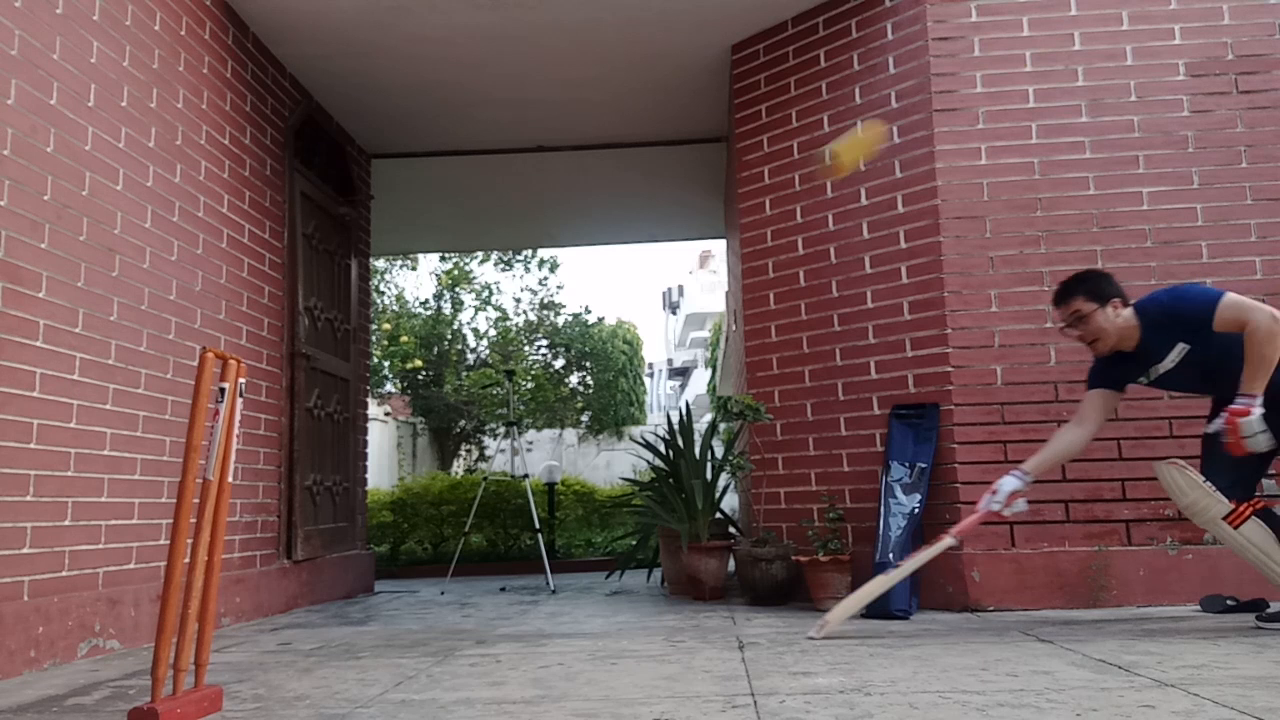
#> input picture frame 5 of New folder/motion/Review system/clip.mp4, 1280 x 720 px, given in place of the camera
$ python motion-detection1.py
#> lines starting #> are read from the running program, lines starting #| are printed output that depends on the picture; after the words box and inside, x2 and y2 are one past the last pixel; in counts of white or black regions, pixels touching at a corner belong together
import cv2
import numpy as np


def main():
    window_name="Cam feed"
    cv2.namedWindow(window_name)
    cap = cv2.VideoCapture(0)
    count=0
    filename = ('D:\sample {}.mp4'.format(count))
    count += 1
    codec=cv2.VideoWriter_fourcc('X','V','I','D')
    framerate=30
    resolution = (500,500)

    VideoFileOutput = cv2.VideoWriter(filename,codec,framerate,resolution)

    if cap.isOpened():

        ret, frame = cap.read()
#> frame is the input picture: shape (720, 1280, 3); mean B, G, R 92.3, 93, 116.1

    else:
        ret = False

    ret, frame1 = cap.read()
    ret, frame2 = cap.read()
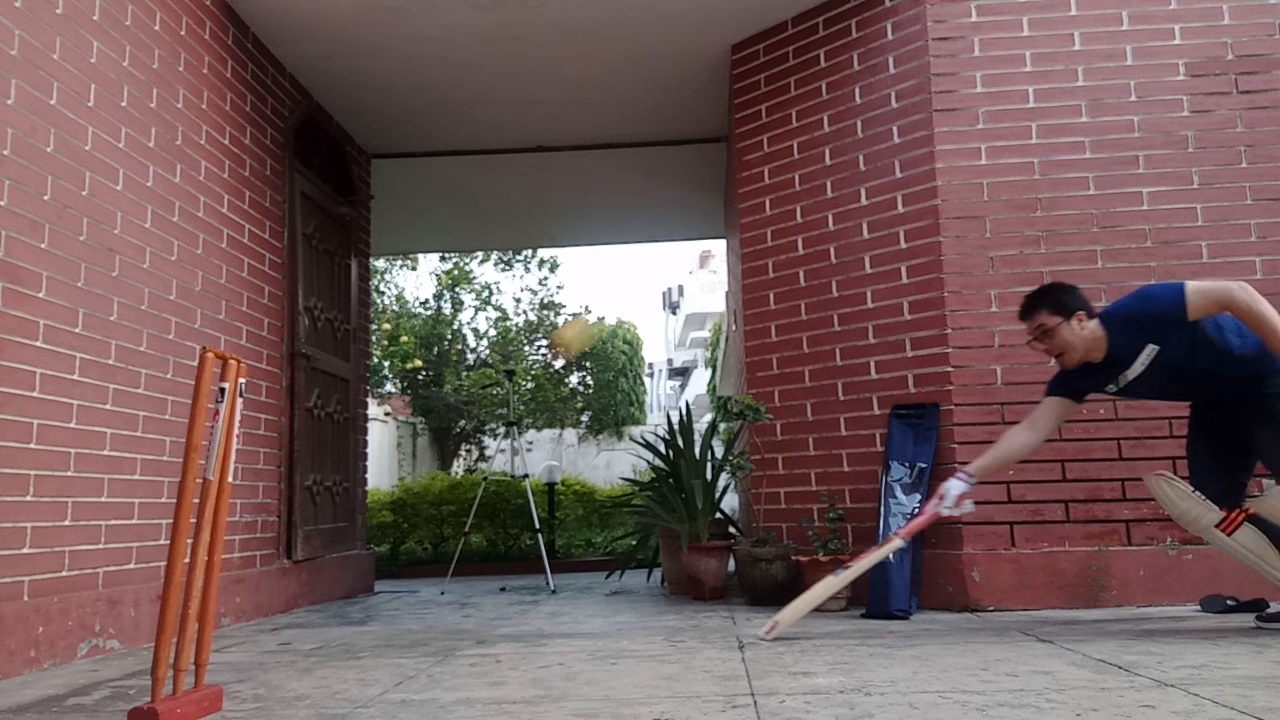
#> input picture frame 7 of New folder/motion/Review system/clip.mp4, 1280 x 720 px, given in place of the camera
#> frame2 is the input picture: shape (720, 1280, 3); mean B, G, R 91.6, 92.2, 114.9

    while ret:
        ret, frame = cap.read()
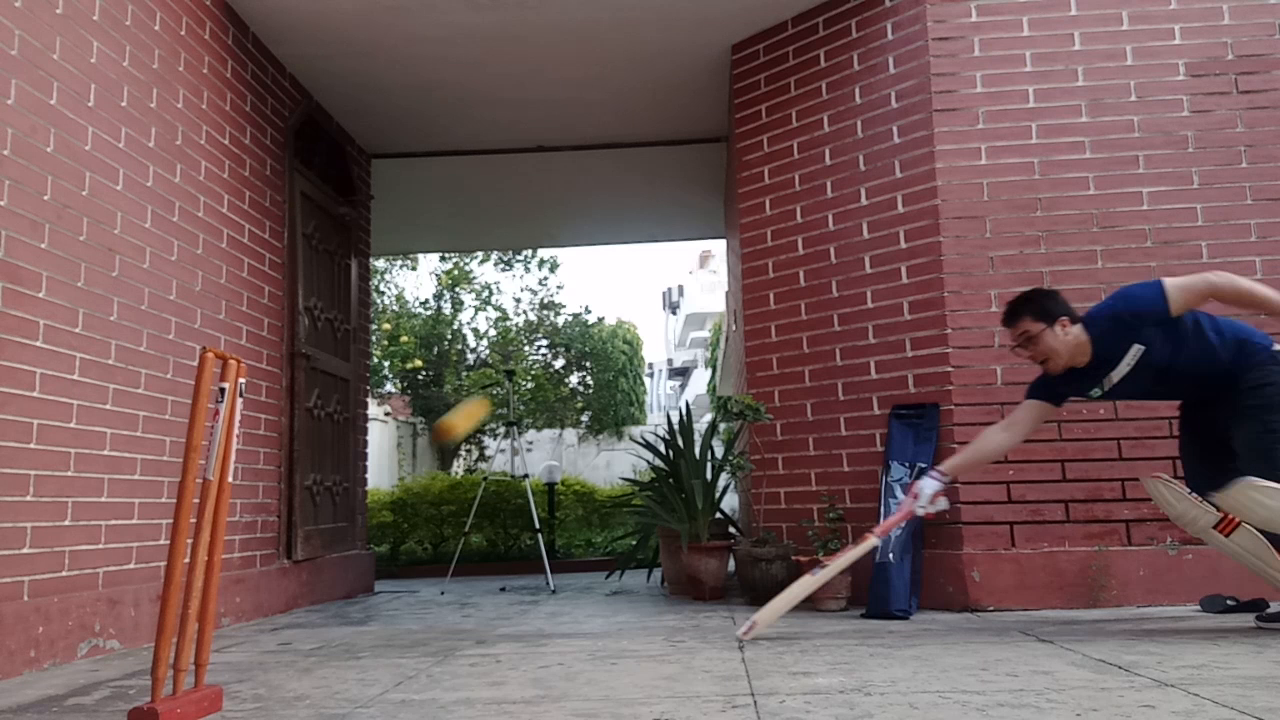
#> input picture frame 8 of New folder/motion/Review system/clip.mp4, 1280 x 720 px, given in place of the camera
#> frame is the input picture: shape (720, 1280, 3); mean B, G, R 91.6, 92.1, 114.9
        VideoFileOutput.write(frame)

        d = cv2.absdiff(frame1, frame2)

        grey = cv2.cvtColor(d, cv2.COLOR_BGR2GRAY)

        blur = cv2.GaussianBlur(grey, (5, 5), 0)
        ret, th = cv2.threshold(blur, 20, 255, cv2.THRESH_BINARY)
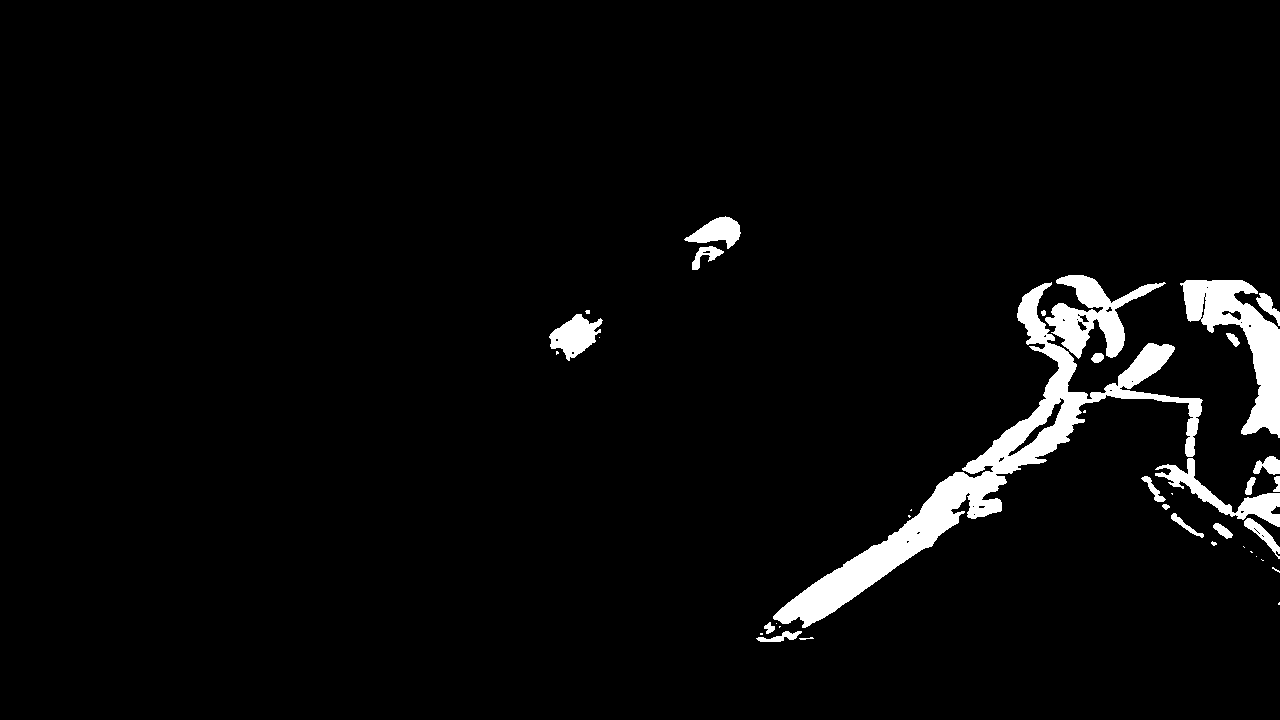
#> th: shape (720, 1280); 3.7% white; 39 white regions (17 under 20 px), largest, box (x1, y1, x2, y2) and area: (773, 282, 1203, 628) 17523, (1180, 280, 1280, 438) 5952, (1045, 275, 1166, 359) 3796
        dilated = cv2.dilate(th, np.ones((3, 3), np.uint8), iterations=3)
#> dilated: shape (720, 1280); 5.7% white; 8 white regions
        c, h = cv2.findContours(dilated, cv2.RETR_TREE, cv2.CHAIN_APPROX_SIMPLE)
#> c = 23 contours, 10 with area under 20; largest, box (x1, y1, x2, y2) and area: (753, 272, 1280, 645) 37806, (1177, 277, 1280, 441) 8252, (681, 213, 744, 273) 2198, (546, 307, 606, 364) 2140, (1208, 520, 1236, 549) 480; h = 23 rows, first 6: [1, -1, -1, -1], [2, 0, -1, -1], [3, 1, -1, -1], [4, 2, -1, -1], [5, 3, -1, -1], [10, 4, 6, -1]

        cv2.drawContours(frame1, c, -1, (0, 255, 0), 2)
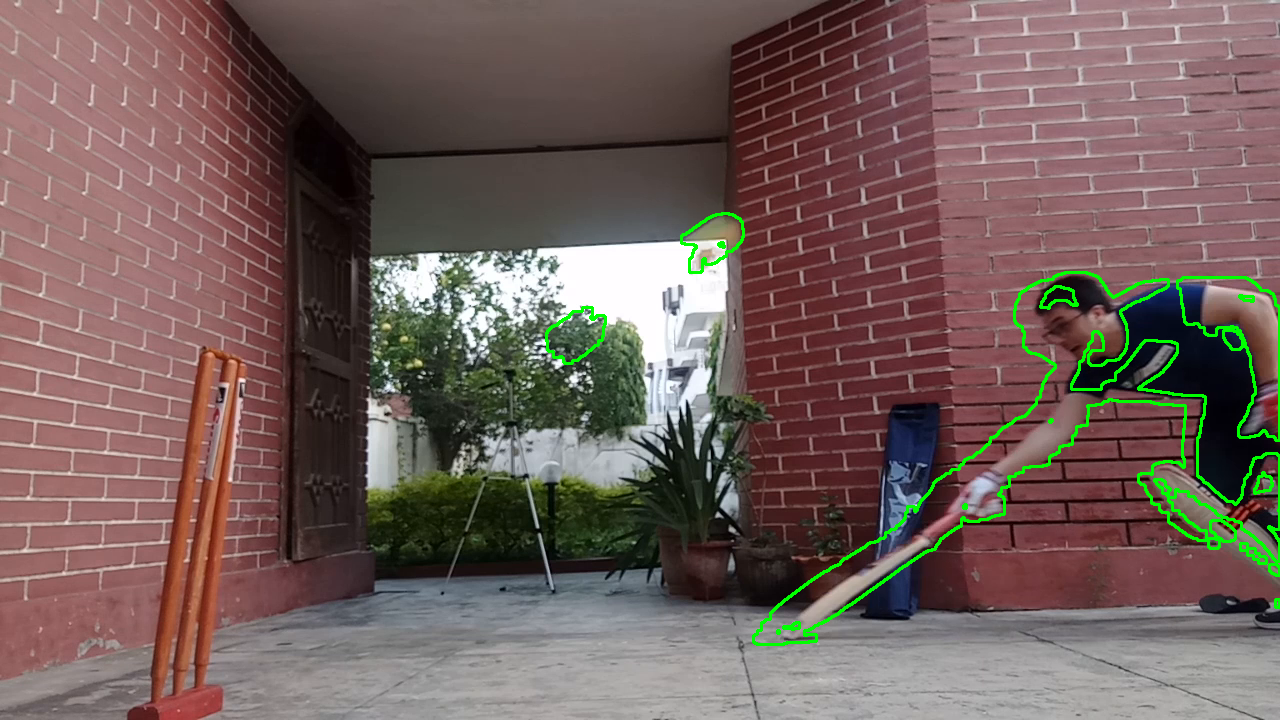
#> frame1: shape (720, 1280, 3); mean B, G, R 90.7, 95.2, 114.2

        #cv2.imshow("win1",frame2)
        cv2.imshow("inter", frame1)

        if cv2.waitKey(10) == 27: # press esc to exit
#> (key Esc is pressed here)
            break
        frame1 = frame2
        ret, frame2 = cap.read()
    cv2.destroyAllWindows()
    VideoFileOutput.release()

    cap.release()

if __name__ == '__main__':
    main()

$ run again, starting later in the video
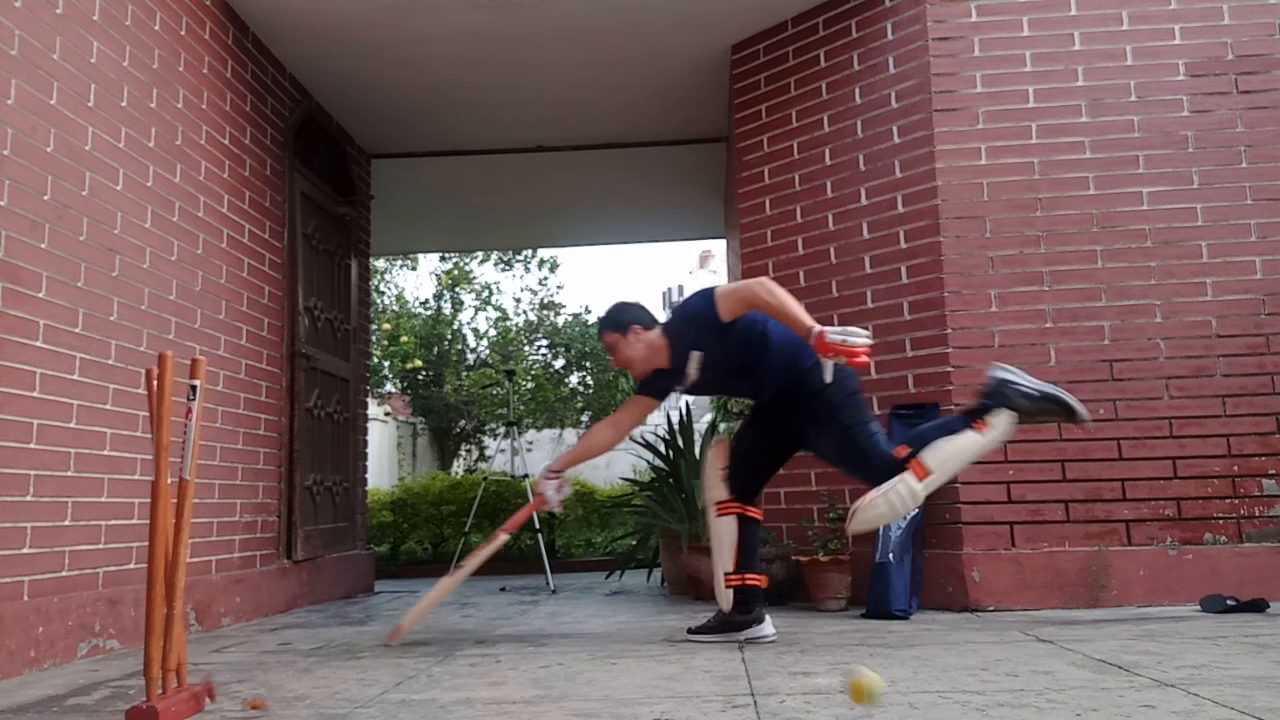
#> input picture frame 25 of New folder/motion/Review system/clip.mp4, 1280 x 720 px, given in place of the camera
#> in main, frame is the input picture: shape (720, 1280, 3); mean B, G, R 91.4, 92, 116.4
#> in main, `ret, th = cv2.threshold(blur, 20, 255, cv2.THRESH_BINARY)`:
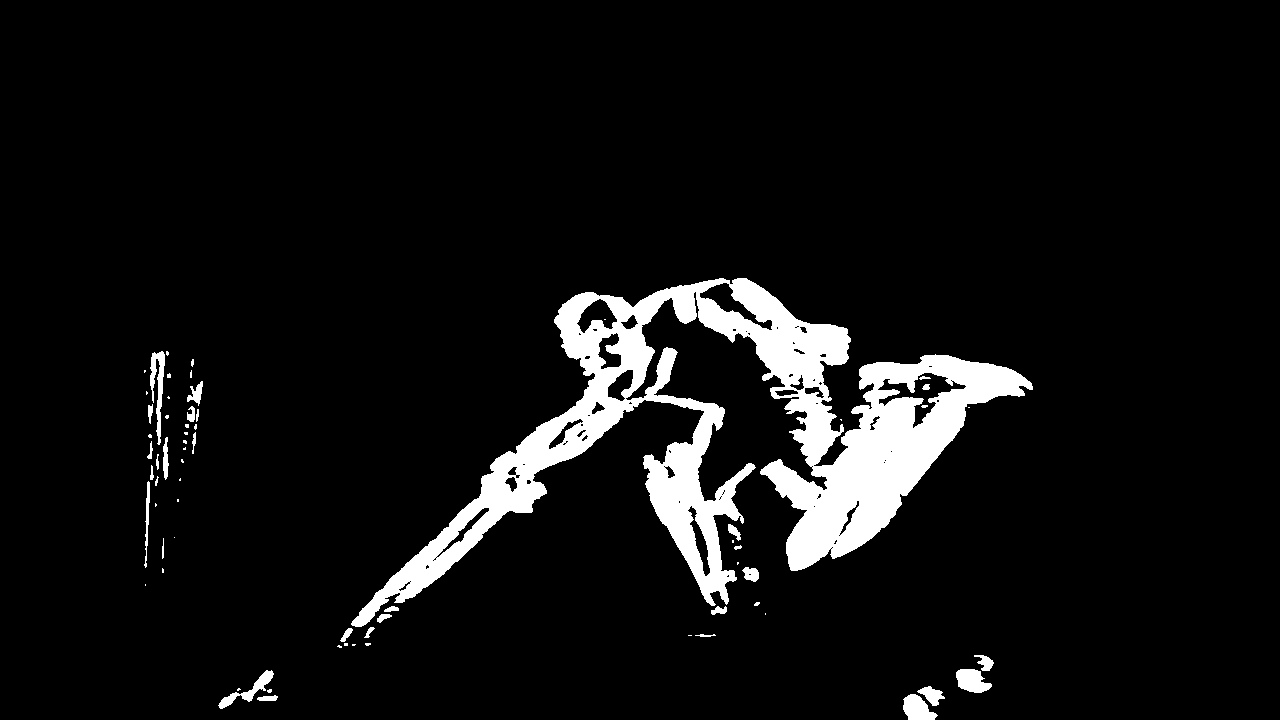
#> th: shape (720, 1280); 7% white; 67 white regions (36 under 20 px), largest, box (x1, y1, x2, y2) and area: (351, 278, 1033, 627) 59119, (150, 351, 165, 445) 643, (956, 669, 992, 693) 601
#> dilated: shape (720, 1280); 10% white; 16 white regions
#> c = 46 contours, 17 with area under 20; largest, box (x1, y1, x2, y2) and area: (334, 275, 1036, 651) 92506, (644, 303, 809, 498) 11618, (141, 348, 174, 571) 3812, (180, 356, 206, 457) 1466, (215, 667, 281, 712) 1426; h = 46 rows, first 6: [1, -1, -1, -1], [2, 0, -1, -1], [3, 1, -1, -1], [4, 2, -1, -1], [5, 3, -1, -1], [6, 4, -1, -1]
#> in main, `cv2.drawContours(frame1, c, -1, (0, 255, 0), 2)`:
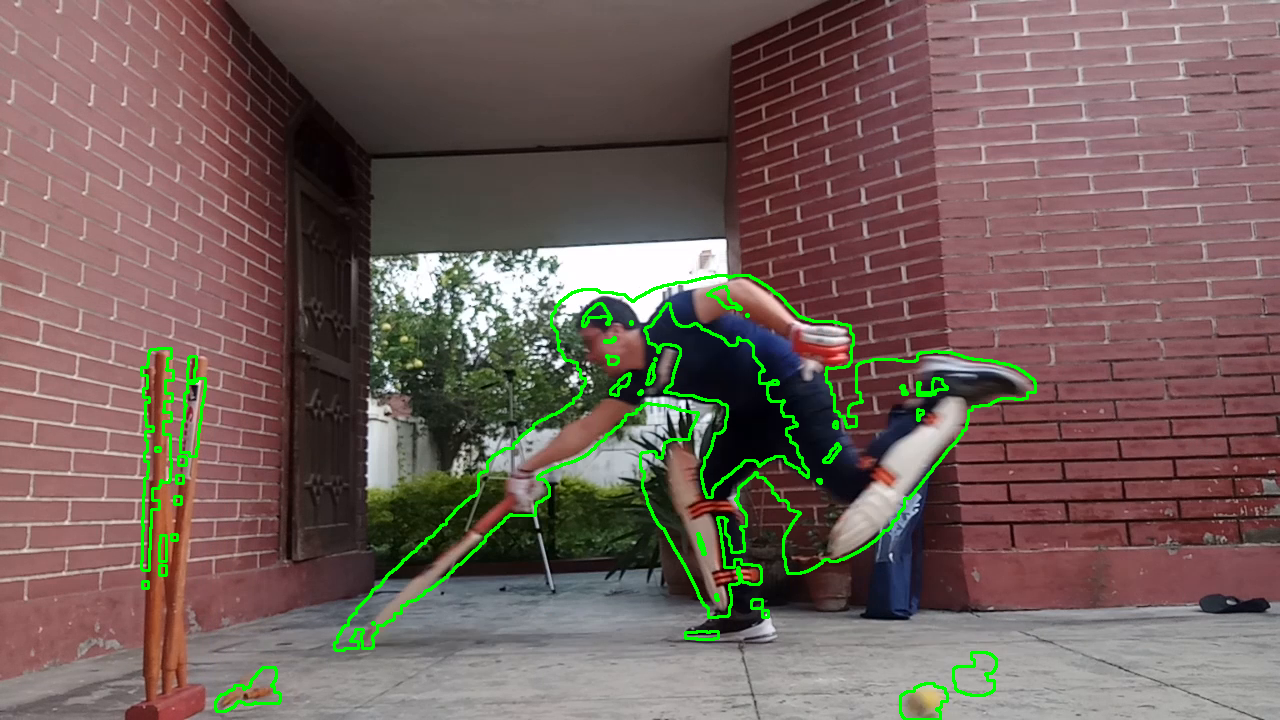
#> frame1: shape (720, 1280, 3); mean B, G, R 90.3, 96.1, 114.5
